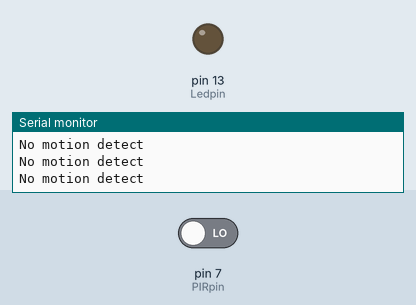
Recording of a sketch running on a simulated Arduino Uno, built with avr-gcc and run on an emulated ATmega328P. Shown: output pins drawn as LEDs (lit = HIGH), the last lines printed to the serial monitor. Inputs (shaded band) come from the test bench; at power-on: pin 7 (PIRpin) LOW.

Above: at 2.8 s.
2.9 s: pin 7 (PIRpin) driven HIGH
At 4.2 s:
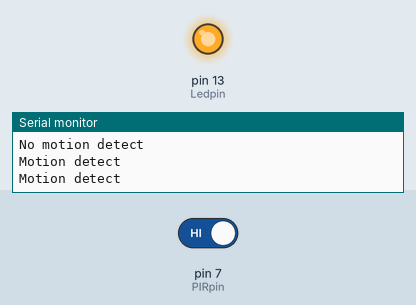
4.5 s: pin 7 (PIRpin) driven LOW
At 5.7 s:
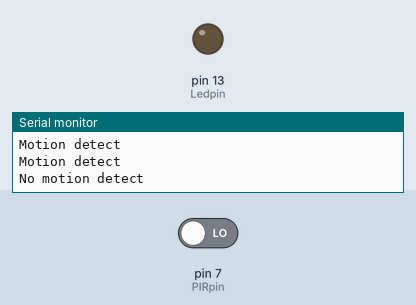
Timing chart, 0 to 7.5 s (numbered marks = the images above; inputs shaded):
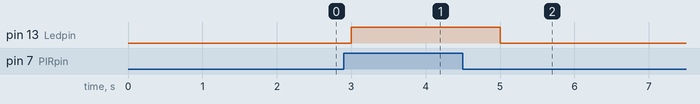

Measured:
- after the input at 2.9 s, pin 13 (Ledpin): LOW → HIGH after 0.10 s
- after the input at 4.5 s, pin 13 (Ledpin): HIGH → LOW after 0.50 s

The sketch:

Module1-Task1.1P.ino
```cpp
int PIRpin = 7;
int Ledpin = 13;

void setup() {


  Serial.begin(9600);
  pinMode(PIRpin, INPUT);
  pinMode(Ledpin, OUTPUT);

}

void loop() {


  if (digitalRead(PIRpin) == HIGH) {
    Serial.println("Motion detect");
    digitalWrite(Ledpin, HIGH);
  }
  else {
    Serial.println("No motion detect");
    digitalWrite(Ledpin, LOW);

  }
  delay(1000);
}
```
